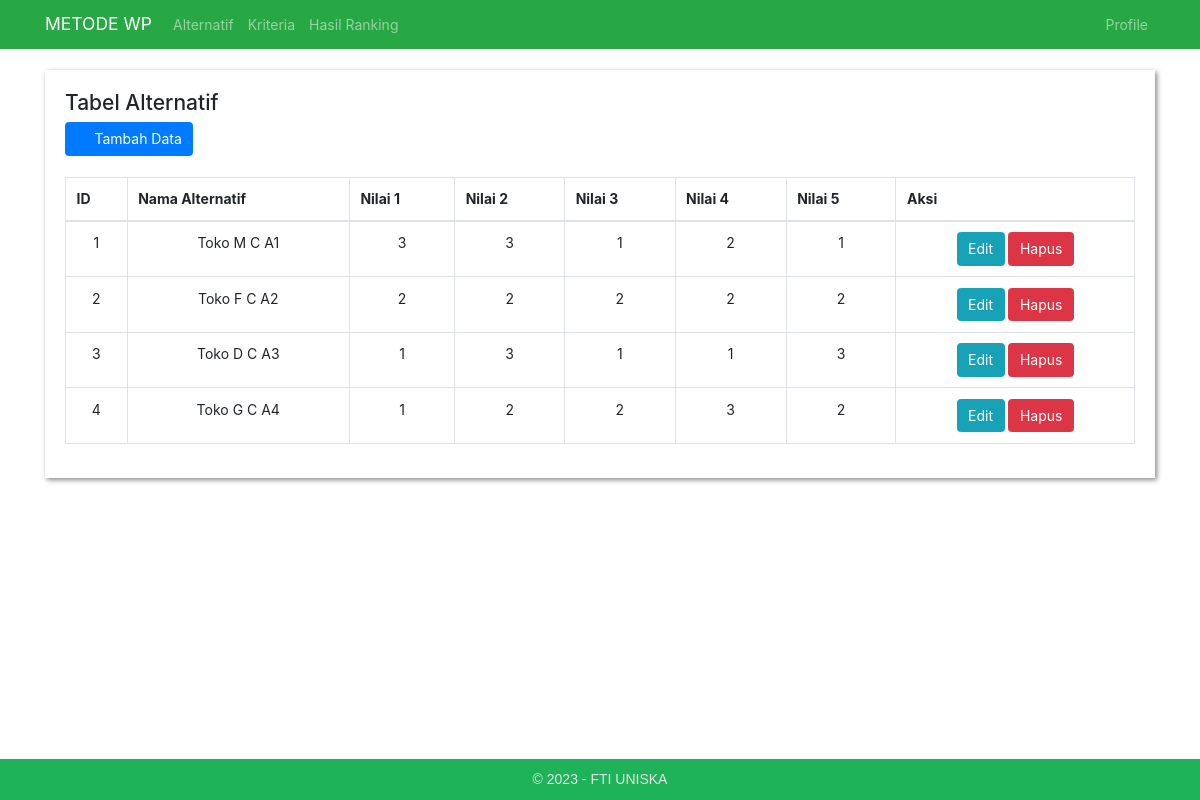
The page /alternatif.php on the database its author committed.
### tables this page shows
CREATE TABLE `alternatives` (
  `id` int(11) NOT NULL,
  `name` varchar(255) NOT NULL,
  `value1` float DEFAULT NULL,
  `value2` float DEFAULT NULL,
  `value3` float DEFAULT NULL,
  `value4` float DEFAULT NULL,
  `value5` float DEFAULT NULL
);

### alternatives.php (called while the page is built, shortened)
<?php
$connection = new mysqli("localhost", "root", "", "spk_kemal");
function getAlternatives()
{
    global $connection;
    $query = "SELECT * FROM alternatives";
    $result = $connection->query($query);
    $alternatives = array();
    while ($row = $result->fetch_assoc()) {
        $alternatives[] = $row;
    }
    return $alternatives;
}

### alternatif.php (the view)
<?php
include 'header.php';
require 'alternatives.php';
$alternatives = getAlternatives();
?>
<div class="panel panel-container" style="padding: 20px; box-shadow: 2px 2px 5px #888888;">
    <h4>Tabel Alternatif</h4>
    <a href="add_alternative.php" class="btn btn-primary"><span class="fa fa-plus"></span>&emsp; Tambah Data</a>
    <br>
    <br>
    <div class="table-responsive">
        <table class="table table-bordered">
            <thead>
                <tr>
                    <th>ID</th>
                    <th>Nama Alternatif</th>
                    <th>Nilai 1</th>
                    <th>Nilai 2</th>
                    <th>Nilai 3</th>
                    <th>Nilai 4</th>
                    <th>Nilai 5</th>
                    <th>Aksi</th>
                </tr>
            </thead>
            <tbody>
                <?php foreach ($alternatives as $alternative) : ?>
                    <tr>
                        <td class="text-center"><?php echo $alternative['id']; ?></td>
                        <td class="text-center"><?php echo $alternative['name']; ?></td>
                        <td class="text-center"><?php echo $alternative['value1']; ?></td>
                        <td class="text-center"><?php echo $alternative['value2']; ?></td>
                        <td class="text-center"><?php echo $alternative['value3']; ?></td>
                        <td class="text-center"><?php echo $alternative['value4']; ?></td>
                        <td class="text-center"><?php echo $alternative['value5']; ?></td>
                        <td class="text-center">
                            <a href="edit_alternative.php?id=<?php echo $alternative['id']; ?> &aksi=ubah" class="btn btn-info"><span class="fa fa-pencil"></span>Edit</a>
                            <a href="delete_alternative.php?id=<?php echo $alternative['id']; ?> &proses=proses-hapus" class="btn btn-danger"><span class="fa fa-trash"></span>Hapus</a>
                        </td>
                    </tr>
                <?php endforeach; ?>
            </tbody>
        </table>
    </div>
</div>
<?php
include 'footer.php';
?>

### header.php (style rules this page uses)
* { font-size: 14px; }
html { position: relative; min-height: 100%; }
body { margin-bottom: 60px; }

### rows shown on the page
alternatives: id "1", name "Toko M C A1", value1 "3", value2 "3", value3 "1", value4 "2", value5 "1"
alternatives: id "2", name "Toko F C A2", value1 "2", value2 "2", value3 "2", value4 "2", value5 "2"
alternatives: id "3", name "Toko D C A3", value1 "1", value2 "3", value3 "1", value4 "1", value5 "3"
alternatives: id "4", name "Toko G C A4", value1 "1", value2 "2", value3 "2", value4 "3", value5 "2"
